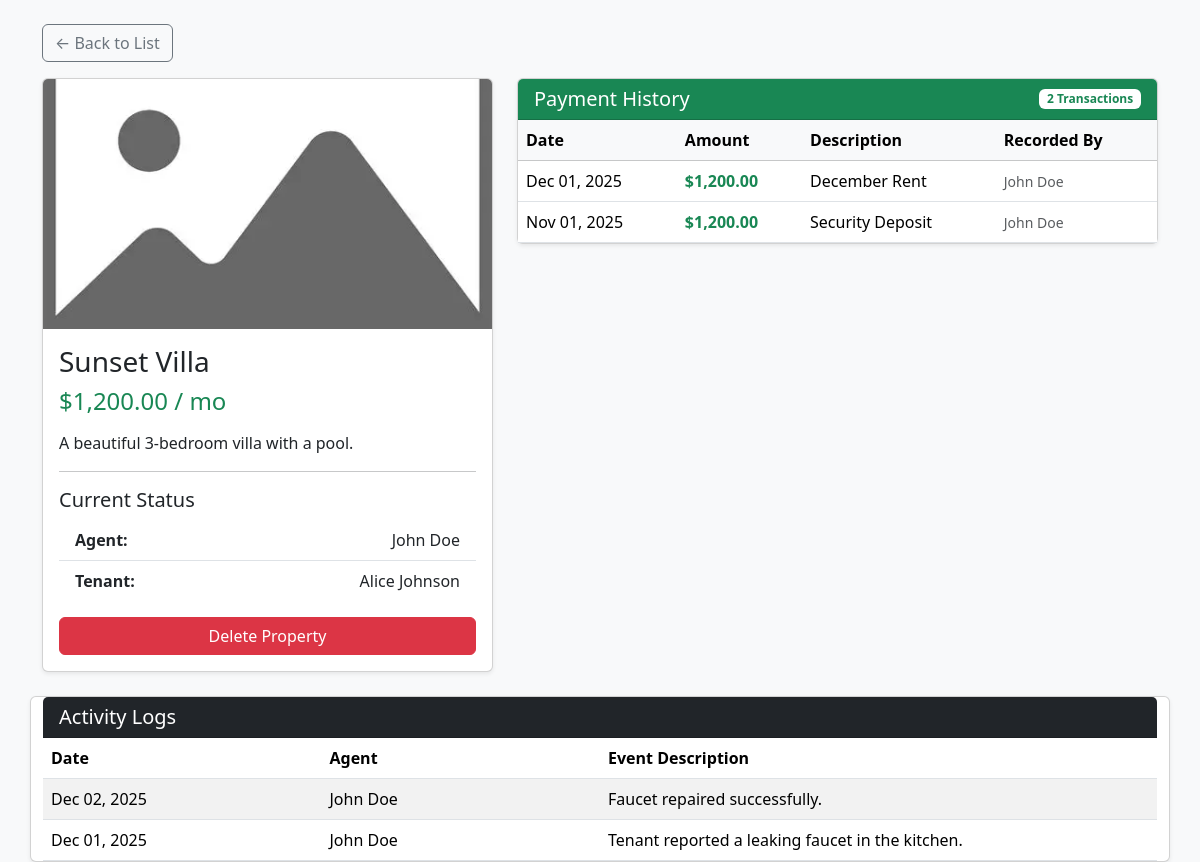
Screenshot of /view_property.php?id=1 (signed in) with the database file from the repository.
### tables this page shows
CREATE TABLE `properties` (
  `property_id` int(11) NOT NULL,
  `property_name` varchar(150) NOT NULL,
  `property_description` text DEFAULT NULL,
  `property_rent` decimal(10,2) NOT NULL,
  `property_revenue` decimal(15,2) DEFAULT 0.00,
  `property_image` varchar(255) DEFAULT 'default.webp',
  `manager_id` int(11) NOT NULL,
  `employee_id` int(11) DEFAULT NULL,
  `tenant_id` int(11) DEFAULT NULL
);

CREATE TABLE `employees` (
  `employee_id` int(11) NOT NULL,
  `employee_name` varchar(100) NOT NULL,
  `employee_email` varchar(100) NOT NULL,
  `employee_password` varchar(255) DEFAULT NULL,
  `employee_phone` varchar(20) DEFAULT NULL,
  `manager_id` int(11) DEFAULT NULL
);

CREATE TABLE `tenants` (
  `tenant_id` int(11) NOT NULL,
  `tenant_name` varchar(100) NOT NULL,
  `tenant_email` varchar(100) NOT NULL,
  `tenant_phone` varchar(20) DEFAULT NULL
);

CREATE TABLE `payments` (
  `payment_id` int(11) NOT NULL,
  `payment_description` varchar(255) DEFAULT NULL,
  `payment_amount` decimal(10,2) NOT NULL,
  `payment_date` datetime DEFAULT current_timestamp(),
  `property_id` int(11) DEFAULT NULL,
  `employee_id` int(11) DEFAULT NULL,
  `tenant_id` int(11) DEFAULT NULL
);

CREATE TABLE `logs` (
  `log_id` int(11) NOT NULL,
  `log_description` text NOT NULL,
  `log_date` datetime DEFAULT current_timestamp(),
  `property_id` int(11) DEFAULT NULL,
  `employee_id` int(11) DEFAULT NULL,
  `tenant_id` int(11) DEFAULT NULL
);

### view_property.php (the view, shortened to what this page needs)
<?php
$p_id = $_GET['id'];
$conn = getDBConnection();
$sql = "SELECT p.*, e.employee_name, t.tenant_name, t.tenant_email
        FROM properties p
        LEFT JOIN employees e ON p.employee_id = e.employee_id
        LEFT JOIN tenants t ON p.tenant_id = t.tenant_id
        WHERE p.property_id = ?";
$stmt = $conn->prepare($sql);
$stmt->bind_param("i", $p_id);
$stmt->execute();
$property = $stmt->get_result()->fetch_assoc();
$log_sql = "SELECT l.*, e.employee_name
            FROM logs l
            LEFT JOIN employees e ON l.employee_id = e.employee_id
            WHERE l.property_id = ?
            ORDER BY l.log_date DESC";
$log_stmt = $conn->prepare($log_sql);
$log_stmt->bind_param("i", $p_id);
$log_stmt->execute();
$logs = $log_stmt->get_result();
$pay_sql = "SELECT p.*, e.employee_name
            FROM payments p
            LEFT JOIN employees e ON p.employee_id = e.employee_id
            WHERE p.property_id = ?
            ORDER BY p.payment_date DESC";
$pay_stmt = $conn->prepare($pay_sql);
$pay_stmt->bind_param("i", $p_id);
$pay_stmt->execute();
$payments = $pay_stmt->get_result();
?>
<!DOCTYPE html>
<html lang="en">
<head>
    <link href="https://cdn.jsdelivr.net/npm/bootstrap@5.3.3/dist/css/bootstrap.min.css" rel="stylesheet">
</head>
<body class="bg-light">
<div class="container mt-4">
    <a href="manage_properties.php" class="btn btn-outline-secondary mb-3">&larr; Back to List</a>
    <div class="row">
        <div class="col-md-5">
            <div class="card shadow-sm mb-4">
                <img src="uploads/<?php echo htmlspecialchars($property['property_image']); ?>" class="card-img-top" style="height: 250px; object-fit: cover;">
                <div class="card-body">
                    <h3 class="card-title"><?php echo htmlspecialchars($property['property_name']); ?></h3>
                    <h4 class="text-success">$<?php echo number_format($property['property_rent'], 2); ?> / mo</h4>
                    <p class="card-text mt-3"><?php echo nl2br(htmlspecialchars($property['property_description'])); ?></p>
                    <hr>
                    <h5>Current Status</h5>
                    <ul class="list-group list-group-flush">
                        <li class="list-group-item d-flex justify-content-between">
                            <strong>Agent:</strong>
                            <span><?php echo $property['employee_name'] ?? '<span class="text-danger">Unassigned</span>'; ?></span>
                        </li>
                        <li class="list-group-item d-flex justify-content-between">
                            <strong>Tenant:</strong>
                            <span><?php echo $property['tenant_name'] ?? '<span class="text-warning">Vacant</span>'; ?></span>
                        </li>
                    </ul>
                    <div class="mt-3">
                         <a href="delete_property.php?id=<?php echo $p_id; ?>" class="btn btn-danger w-100" onclick="return confirm('Are you sure? This cannot be undone.');">Delete Property</a>
                    </div>
                </div>
            </div>
        </div>
        <div class="col-md-7">
            <div class="card shadow-sm mb-4">
                <div class="card-header bg-success text-white d-flex justify-content-between align-items-center">
                    <h5 class="mb-0">Payment History</h5>
                    <span class="badge bg-white text-success">
                        <?php echo $payments->num_rows; ?> Transactions
                    </span>
                </div>
                <div class="card-body p-0">
                    <div class="table-responsive" style="max-height: 300px; overflow-y: auto;">
                        <table class="table table-hover mb-0">
                            <thead class="table-light sticky-top">
                                <tr>
                                    <th>Date</th>
                                    <th>Amount</th>
                                    <th>Description</th>
                                    <th>Recorded By</th>
                                </tr>
                            </thead>
                            <tbody>
                                <?php while($pay = $payments->fetch_assoc()): ?>
                                <tr>
                                    <td><?php echo date("M d, Y", strtotime($pay['payment_date'])); ?></td>
                                    <td class="fw-bold text-success">$<?php echo number_format($pay['payment_amount'], 2); ?></td>
                                    <td><?php echo htmlspecialchars($pay['payment_description']); ?></td>
                                    <td><small class="text-muted"><?php echo htmlspecialchars($pay['employee_name']); ?></small></td>
                                </tr>
                                <?php endwhile; ?>
                            </tbody>
                        </table>
                    </div>
                </div>
            </div>
        </div>
        <div class="card shadow-sm">
            <div class="card-header bg-dark text-white d-flex justify-content-between align-items-center">
                <h5 class="mb-0">Activity Logs</h5>
            </div>
            <div class="card-body p-0">
                <table class="table table-striped mb-0">
                    <thead>
                        <tr>
                            <th>Date</th>
                            <th>Agent</th>
                            <th>Event Description</th>
                        </tr>
                    </thead>
                    <tbody>
                        <?php while($log = $logs->fetch_assoc()): ?>
                        <tr>
                            <td style="width: 25%;"><?php echo date("M d, Y", strtotime($log['log_date'])); ?></td>
                            <td style="width: 25%;"><?php echo htmlspecialchars($log['employee_name']); ?></td>
                            <td><?php echo htmlspecialchars($log['log_description']); ?></td>
                        </tr>
                        <?php endwhile; ?>
                    </tbody>
                </table>
            </div>
        </div>
    </div>
</div>
</body>
</html>

### rows the page displays
properties: property_image (placeholder picture), property_name "Sunset Villa", property_rent "1,200.00", property_description "A beautiful 3-bedroom villa with a pool.", employee.employee_name "John Doe", tenant.tenant_name "Alice Johnson"
payments: payment_date "Dec 01, 2025", payment_amount "1,200.00", payment_description "December Rent", employee.employee_name "John Doe"
payments: payment_date "Nov 01, 2025", payment_amount "1,200.00", payment_description "Security Deposit", employee.employee_name "John Doe"
logs: log_date "Dec 02, 2025", employee.employee_name "John Doe", log_description "Faucet repaired successfully."
logs: log_date "Dec 01, 2025", employee.employee_name "John Doe", log_description "Tenant reported a leaking faucet in the kitchen."

### other values shown
$payments->num_rows "2"
